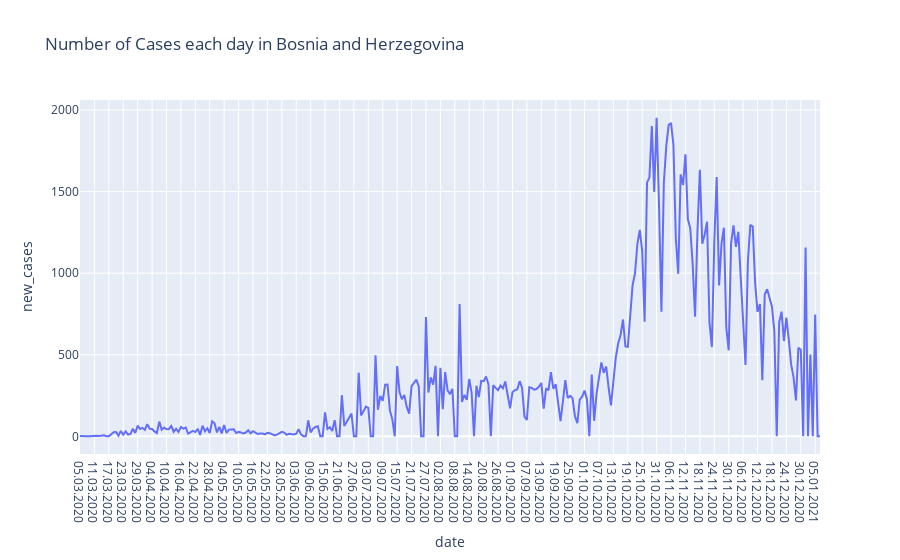

The notebook cell saved with this chart:
### Code cell
px.line(testingData, x = "date", y = "new_cases", labels = {'x': "Date", 'y': "Number of Cases"},
            title = "Number of Cases each day in Bosnia and Herzegovina")

### Figure 1 — Plotly figure (JSON) as saved in the notebook; plotly's stock layout.template omitted (floating-point values rounded to 4 significant figures; data arrays with more than 128 entries replaced by an {"elided": "..."} marker saying what was removed)
{"data": [{"hovertemplate": "date=%{x}<br>new_cases=%{y}<extra></extra>", "legendgroup": "", "line": {"color": "#636efa", "dash": "solid"}, "mode": "lines", "name": "", "orientation": "v", "showlegend": false, "type": "scatter", "x": {"elided": "309 str values"}, "xaxis": "x", "y": {"elided": "309 int values"}, "yaxis": "y"}], "layout": {"legend": {"tracegroupgap": 0}, "title": {"text": "Number of Cases each day in Bosnia and Herzegovina"}, "xaxis": {"anchor": "y", "domain": [0, 1], "title": {"text": "date"}}, "yaxis": {"anchor": "x", "domain": [0, 1], "title": {"text": "new_cases"}}}}
